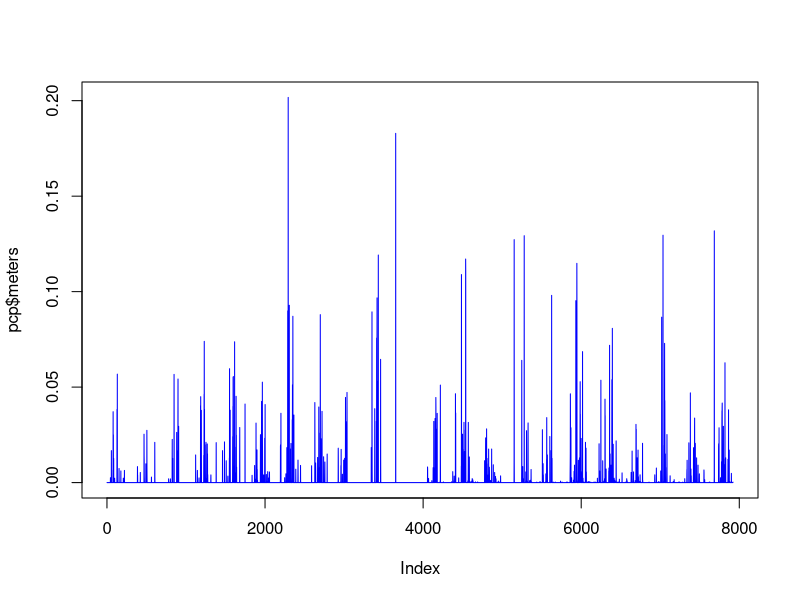

Write R code to recreate this figure.
setwd("~/gitsnorlax/citizen-monitoring.github.io")

pcp = read.table("pcp.txt", header=T)
plot(pcp$meters, type="l", col="blue")

# boxplot(pcp$meters)

#git checkout master (or branch name) ((switches dropdown or working branch))
#git merge experiment
#git checkout -b julia (make new branch)

se <- function(x)
  sqrt(var(x, na.rm=TRUE)/length(x))